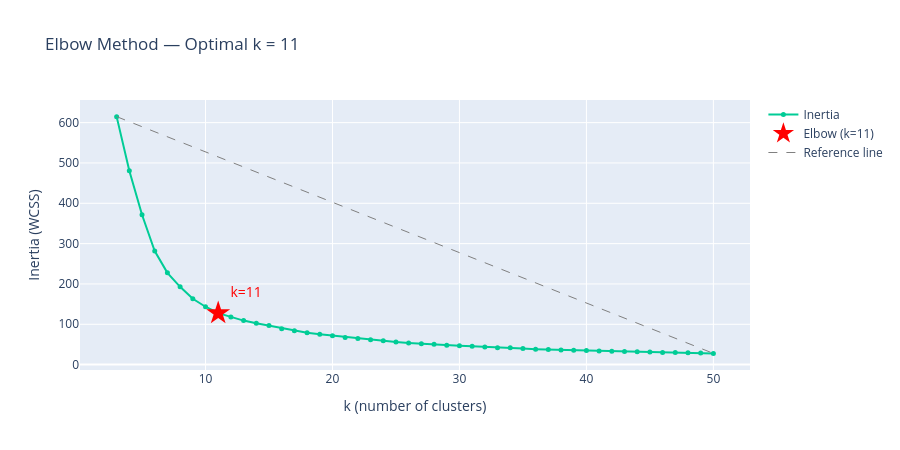

The code cell stored with this chart in its notebook:
### Markdown cell above
### Expected output

![03_02_kmeans_metrics](reports/figures/03_02_kmeans_metrics.png)

**Observation:**

The silhouette score peaks near 0.48 at k=7, then oscillates around 0.39-0.40 for k>12, indicating that cluster separation degrades gradually as k increases. The Calinski-Harabasz index rises steeply until k~10, then plateaus around 100k, confirming diminishing returns beyond that range. Inertia follows a classic elbow shape with the steepest decline between k=3 and k=10, flattening afterward. Average cluster size drops hyperbolically, falling below 5,000 (on the 100k sample) by k~20, suggesting that higher k values produce increasingly fragmented zones.

### Code cell
# Elbow detection using the maximum-distance-to-diagonal method:
# Find the point farthest from the line connecting the first and last inertia values.
# This identifies where diminishing returns begin most sharply.

ks = all_results["k"].values
inertias = all_results["inertia"].values

# Normalize both axes to [0, 1] for fair distance computation
k_norm = (ks - ks[0]) / (ks[-1] - ks[0])
i_norm = (inertias - inertias[-1]) / (inertias[0] - inertias[-1])

# Distance from each point to the line connecting (0, 1) to (1, 0)
# Line equation: x + y - 1 = 0. Distance = |x + y - 1| / sqrt(2)
distances = np.abs(k_norm + i_norm - 1) / np.sqrt(2)
elbow_idx = np.argmax(distances)
ELBOW_K = int(ks[elbow_idx])

print(f"Elbow detected at k = {ELBOW_K}")
print(f"  Inertia: {inertias[elbow_idx]:,.0f}")
print(f"  Silhouette: {all_results.loc[all_results['k']==ELBOW_K, 'silhouette'].iloc[0]:.4f}")
print(f"  CH Index: {all_results.loc[all_results['k']==ELBOW_K, 'calinski_harabasz'].iloc[0]:,.0f}")

# Reference metrics
best_sil_k = int(all_results.loc[all_results["silhouette"].idxmax(), "k"])
best_ch_k = int(all_results.loc[all_results["calinski_harabasz"].idxmax(), "k"])
print(f"\nFor reference:")
print(f"  Max silhouette at k={best_sil_k} ({all_results.loc[all_results['k']==best_sil_k, 'silhouette'].iloc[0]:.4f})")
print(f"  Max CH index at k={best_ch_k} ({all_results.loc[all_results['k']==best_ch_k, 'calinski_harabasz'].iloc[0]:,.0f})")

# Annotated elbow plot
fig_elbow = go.Figure()
fig_elbow.add_trace(go.Scatter(
    x=all_results["k"], y=all_results["inertia"],
    mode="lines+markers", name="Inertia",
    line=dict(color="#00CC96", width=2), marker=dict(size=5),
))
fig_elbow.add_trace(go.Scatter(
    x=[ELBOW_K], y=[inertias[elbow_idx]],
    mode="markers+text", name=f"Elbow (k={ELBOW_K})",
    marker=dict(size=18, color="red", symbol="star"),
    text=[f"k={ELBOW_K}"], textposition="top right",
    textfont=dict(size=14, color="red"),
))
# Reference line (first to last point)
fig_elbow.add_trace(go.Scatter(
    x=[ks[0], ks[-1]], y=[inertias[0], inertias[-1]],
    mode="lines", name="Reference line",
    line=dict(color="gray", dash="dash", width=1),
))
fig_elbow.update_layout(
    title=f"Elbow Method — Optimal k = {ELBOW_K}",
    xaxis_title="k (number of clusters)",
    yaxis_title="Inertia (WCSS)",
    height=450,
)
fig_elbow.write_image("reports/figures/03_03_elbow_method.png", width=1200, height=700, scale=2)
fig_elbow.show()

### Figure 1 — Plotly figure (JSON) as saved in the notebook; plotly's stock layout.template omitted (floating-point values rounded to 4 significant figures)
{"data": [{"line": {"color": "#00CC96", "width": 2}, "marker": {"size": 5}, "mode": "lines+markers", "name": "Inertia", "type": "scatter", "x": [3, 4, 5, 6, 7, 8, 9, 10, 11, 12, 13, 14, 15, 16, 17, 18, 19, 20, 21, 22, 23, 24, 25, 26, 27, 28, 29, 30, 31, 32, 33, 34, 35, 36, 37, 38, 39, 40, 41, 42, 43, 44, 45, 46, 47, 48, 49, 50], "y": [614.9, 480.4, 371.6, 281.6, 227.5, 193.0, 163.2, 143.5, 127.7, 117.8, 109.2, 102.4, 96.75, 89.24, 84.17, 79.05, 75.08, 71.81, 67.43, 64.92, 61.64, 58.94, 55.88, 53.92, 51.82, 50.4, 48.26, 47.01, 45.73, 43.94, 41.78, 41.64, 39.8, 38.4, 37.63, 36.44, 35.74, 34.98, 33.76, 33.36, 32.52, 31.72, 31.08, 30.06, 29.96, 29.17, 28.68, 27.89]}, {"marker": {"color": "red", "size": 18, "symbol": "star"}, "mode": "markers+text", "name": "Elbow (k=11)", "text": ["k=11"], "textfont": {"color": "red", "size": 14}, "textposition": "top right", "type": "scatter", "x": [11], "y": [127.7]}, {"line": {"color": "gray", "dash": "dash", "width": 1}, "mode": "lines", "name": "Reference line", "type": "scatter", "x": [3, 50], "y": [614.9, 27.89]}], "layout": {"height": 450, "title": {"text": "Elbow Method — Optimal k = 11"}, "xaxis": {"title": {"text": "k (number of clusters)"}}, "yaxis": {"title": {"text": "Inertia (WCSS)"}}}}
